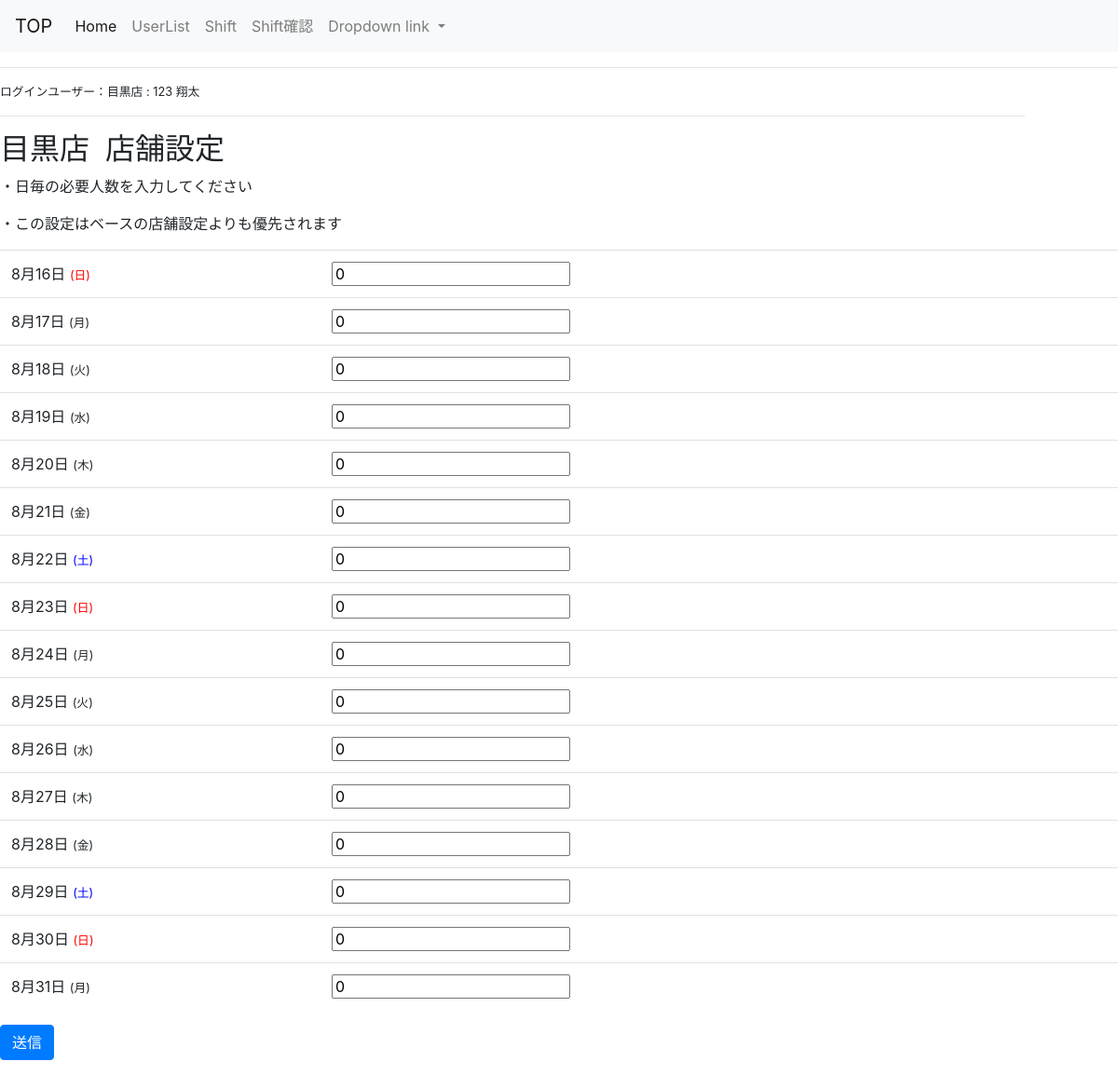
/day_config/4/ (signed in), run on an earlier commit of the app's database.
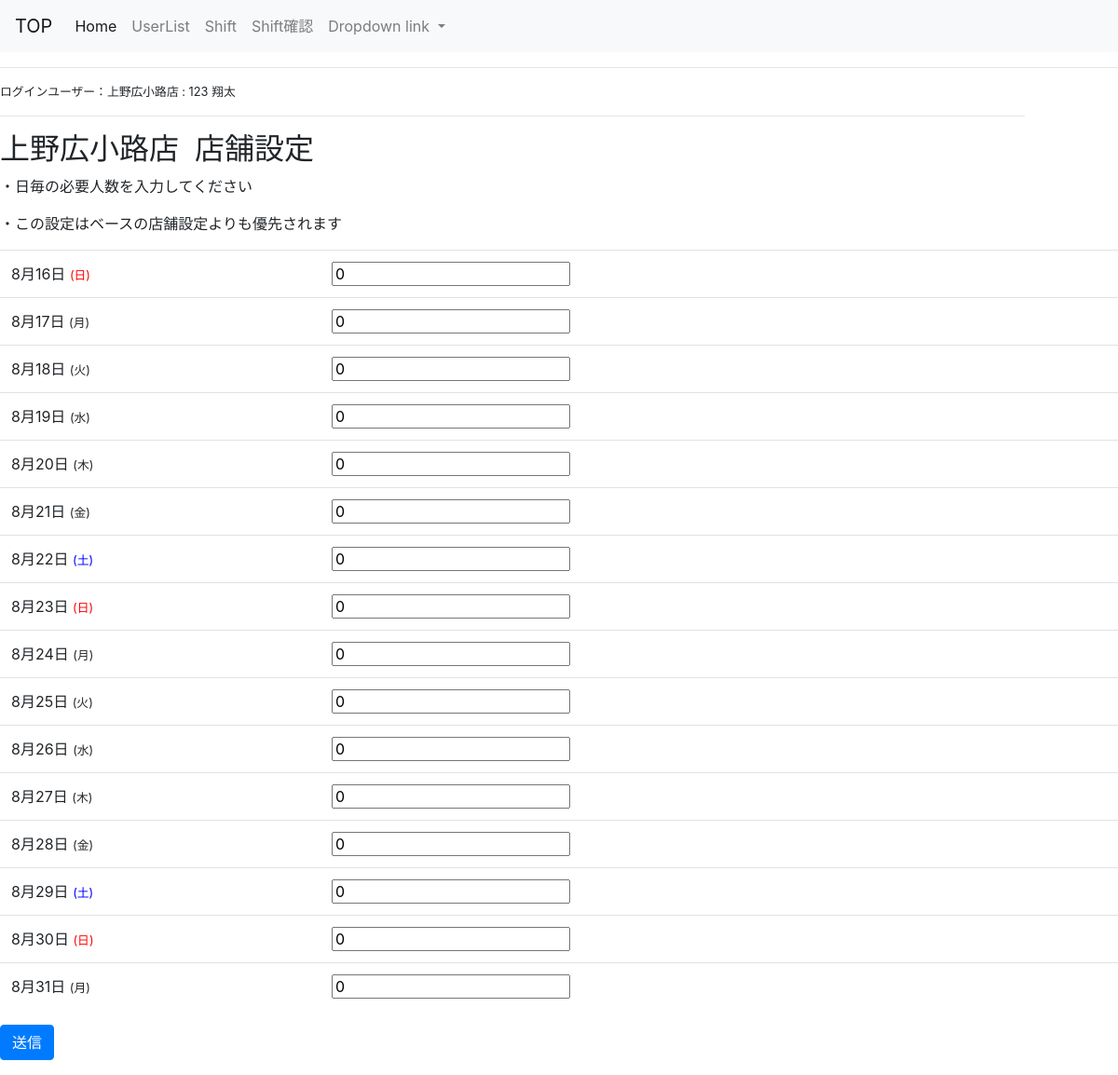
And on a later commit of the database.
### register/models.py (models this page shows, shortened)
class User(AbstractBaseUser, PermissionsMixin):
    email = models.EmailField(_('email address'), unique=True)
    first_name = models.CharField(_('first name'), max_length=30, blank=True)
    last_name = models.CharField(_('last name'), max_length=150, blank=True)
    is_staff = models.BooleanField(
        _('staff status'),
        default=False,
        help_text=_(
            'Designates whether the user can log into this admin site.'),
    )
    is_active = models.BooleanField(
        _('active'),
        default=True,
        help_text=_(
            'Designates whether this user should be treated as active. '
            'Unselect this instead of deleting accounts.'
        ),
    )
    date_joined = models.DateTimeField(_('date joined'), default=timezone.now)
    objects = CustomUserManager()
    EMAIL_FIELD = 'email'
    USERNAME_FIELD = 'email'
    REQUIRED_FIELDS = []
    class Meta:
        verbose_name = _('user')
        verbose_name_plural = _('users')

class Shops(models.Model):
    SHOP_CHOICES = (
    ('1', '目黒'),
    ('2', '狛江'),
    ('3', '神保町'),
    ('4', '上野広小路'),
    ('5', '北千住'),)
    shop = models.CharField("店舗", max_length=3,choices=SHOP_CHOICES, blank=True,default=1)
    user = models.OneToOneField(settings.AUTH_USER_MODEL,on_delete=models.CASCADE,)

### app/views.py (the view, shortened to what this page needs)
class Shop_config_day_views(mixins.Day_configMixin, generic.View):
    model = Shop_config_day
    template_name = 'app/day_config.html'
    date_field = 'date'
    form_class= Shop_config_dayForm
    def get(self, request, **kwargs):
        context = self.get_month_calendar()
        context['shop'] = get_object_or_404(Shops, pk=self.kwargs['shop_pk'])
        return render(request, self.template_name, context)

### app/mixins.py (called while the page is built)
    def setup_calendar(self):
        self._calendar = calendar.Calendar(self.first_weekday)

    def get_previous_week(self, date):
        if date.month == 1 and date.day ==16:
            return date.replace(year=date.year-1, month=12,day=16)
        if date.month == 1 and date.day ==1:
            return date.replace(year=date.year-1, month=12,day=1)
        if date.day == 16:
            return date.replace(month =date.month -1 ,day = 16)
        if date.day == 1:
            return date.replace(month =date.month -1 ,day = 1)

    def name(self):
        weekname=['月','火','水','木','金','土','日']
        name=[]
        week=[]
        day = self.get_week_days()
        for l in day:
            name.append(l.weekday())
        for nn in name:
            week.append(weekname[nn])
        return week

### app/templates/app/day_config.html (shortened to what this page needs)
{% extends "register/base.html" %}
{% block content %}
    <h2>{{ user.shops.get_shop_display }}店&nbsp; 店舗設定</h2>
    <p>・日毎の必要人数を入力してください</p>
    <p>・この設定はベースの店舗設定よりも優先されます</p>
<form action="" method="POST">
        {{ month_formset.management_form }}{% for week_day_forms in month_day_forms %}
        <table class="table">{% for day, forms in week_day_forms.items %}
                <tr> <td>{{ day | date:"n" }}月{{day |date:"j"}}日
                    {% if day|date:"D" == "日" %}
                    <small>
                        <span style="color: #F00;">({{ day | date:"D" }})</span>
                    </small></td>
                    {% elif day|date:"D" == "土" %}
                    <small>
                        <span style="color:#0000FF">({{ day | date:"D" }})</span>
                    </small></td>
                    {% else %}
                    <small>
                    ({{ day|date:"D" }})
                </small></td>
                   {% endif %}
                   {% for form in forms %}
                    <td>{{ form.date.as_hidden }}{{form.id}}{{form.day_need}}
                    </td></tr>
                    {% endfor %}{% endfor %}
            {% endfor %}
        </table>
        <button type="submit" class="btn btn-primary">送信</button>
    </form>
{% endblock %}

### register/templates/register/base.html (shortened to what this page needs)
{% load static %}
<head>
    <link rel="stylesheet" href="https://stackpath.bootstrapcdn.com/bootstrap/4.3.1/css/bootstrap.min.css">
<head>
  {% if user.is_superuser %}
    <nav class="navbar navbar-expand-lg navbar-light bg-light">
        <a class="navbar-brand" href="#">TOP</a>
        <div class="collapse navbar-collapse" id="navbarNavDropdown">
          <ul class="navbar-nav">
            <li class="nav-item active">
              <a class="nav-link" href="{% url 'register:top' %}">Home <span class="sr-only">(current)</span></a>
            </li>
            <li class="nav-item">
              <a class="nav-link" href="{% url 'register:user_list'%}">UserList</a>
            </li>
            <li class="nav-item">
              <a class="nav-link" href="{% url 'app:month_with_forms' user.pk  %}">Shift</a>
            </li>
            <li class="nav-item">
              <a class="nav-link" href="{% url 'app:shift_list' %}">Shift確認</a>
            </li>
            <li class="nav-item dropdown">
              <a class="nav-link dropdown-toggle" href="#" id="navbarDropdownMenuLink" role="button" data-toggle="dropdown" aria-haspopup="true" aria-expanded="false">
                Dropdown link
              </a>
              </li>
              </ul>
        </div>
      </nav><hr>
      <div class="mgr-10"><small>ログインユーザー：{{user.shops.get_shop_display}}店&nbsp;:&nbsp;{{ user.last_name }}&nbsp;{{user.first_name}}</small><hr></div>
      {% endif %}
        {% block content %}{% endblock %}</div>
</html>

What changed in the data, as far as the page shows it:
changed User "翔太": shops.shop "目黒" → "上野広小路"
